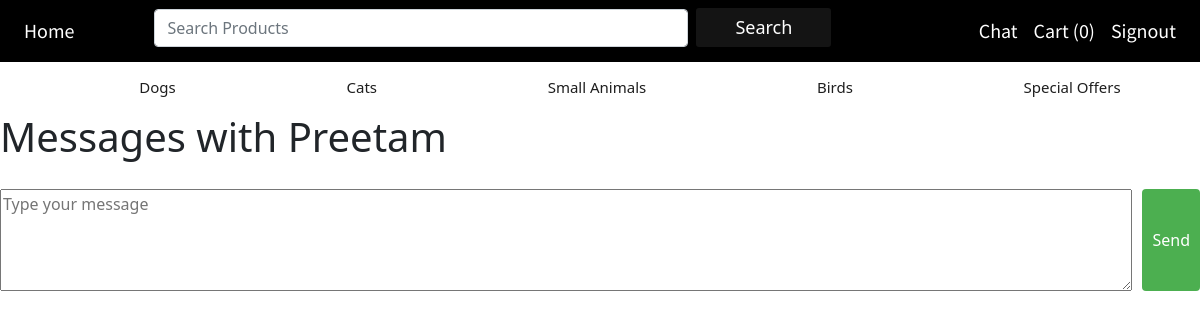
Before: /chat/1 (signed in) with the older database file.
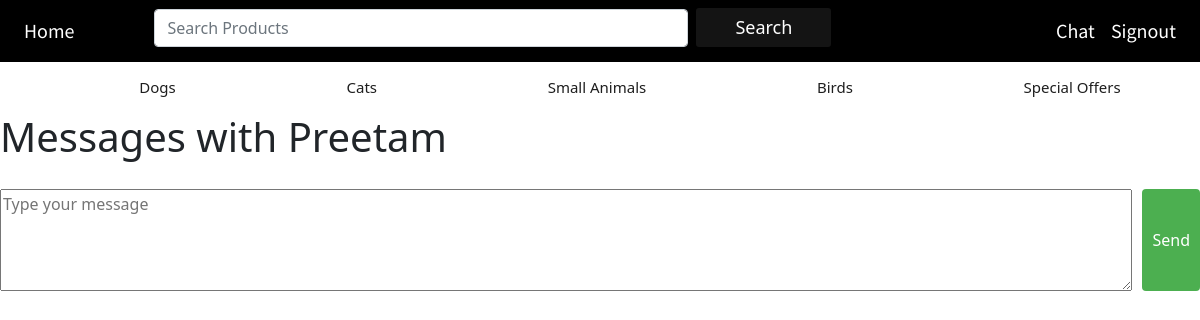
After: the same page with the newer database file.
### website/views.py (the view, shortened to what this page needs)
@views.route('/chat/<int:seller_id>', methods=['GET', 'POST'])
@login_required
def chat(seller_id):
    seller = User.query.get_or_404(seller_id)
    messages = Message.query.filter(
        ((Message.sender_id == current_user.id) & (Message.recipient_id == seller_id)) |
        ((Message.sender_id == seller_id) & (Message.recipient_id == current_user.id))
    ).order_by(Message.timestamp.asc()).all()
    return render_template('chat.html', buyer=seller, messages=messages, user=current_user)

### website/__init__.py (called while the page is built)
def create_app():
    app = Flask(__name__)
    app.config['SECRET_KEY'] = 'ISEE'
    app.config['SQLALCHEMY_DATABASE_URI'] = f'sqlite:///{DB_NAME}'
    db.init_app(app)
    search = Search()
    search.init_app(app)
    from .views import views
    from .auth import auth
    app.register_blueprint(views, url_prefix='/')
    app.register_blueprint(auth, url_prefix='/')
    from .models import User, Products
    with app.app_context():
        db.create_all()
    login_manager = LoginManager()
    login_manager.login_view = 'auth.login'
    login_manager.init_app(app)
    @login_manager.user_loader
    def load_user(id):
        return User.query.get(int(id))
    return app

### website/templates/chat.html (shortened to what this page needs)
{% extends "base.html" %}
{% block content %}
  <h1>Messages with {{ buyer.firstName }}</h1>
  <form action="{{ url_for('views.send_message', buyer_id=buyer.id) }}" method="POST" class="message-form">
    <textarea name="message" rows="4" cols="50" placeholder="Type your message"></textarea>
    <button type="submit">Send</button>
  </form>
{% endblock %}

Changed rows visible on the page:
changed User "Preetam": userType "buyer" → "seller" (drawn)
Other visible differences:
{{ session['shopping_cart']|length }}: "0" → (not shown)
text no longer shown: "Cart ( )"
